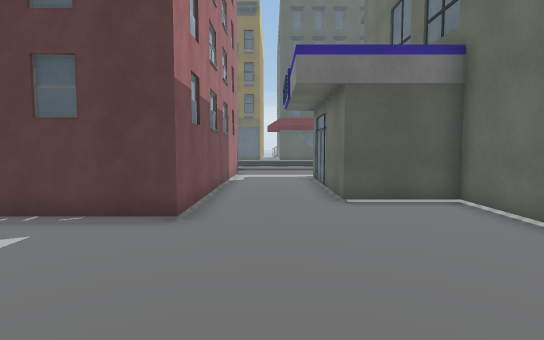
View 1 (above)

24 first-person views from a walk through a 3-D level made in the Unity game engine. The camera is 1.4 m above the floor, tilts 4° down and sees 80° across. The floor is counted in squares, 1 m on a side. Each view is taken from the middle of a square. On the plan, view 1 faces up. The plan holds only what a view shows up to about 15 squares ahead; the rest is blank. The place goes on beyond the plan. The player is left out. Some animated figures are left out. Door leaves are left out, so doorways stand open. Some surface patterns are stand-ins.

View 2
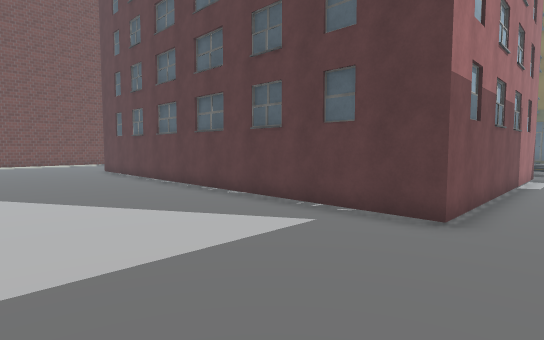

View 3
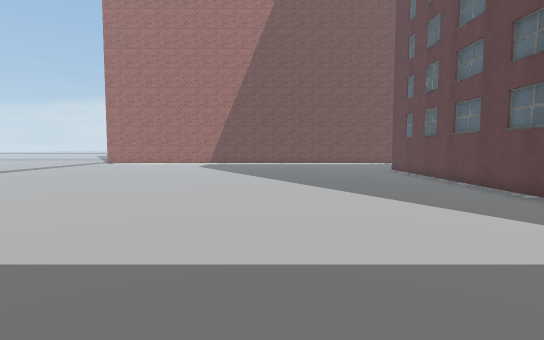

View 4
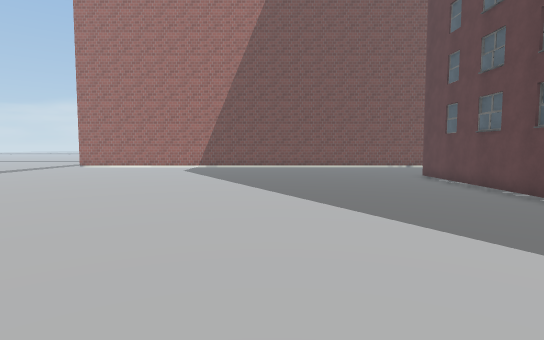

View 5
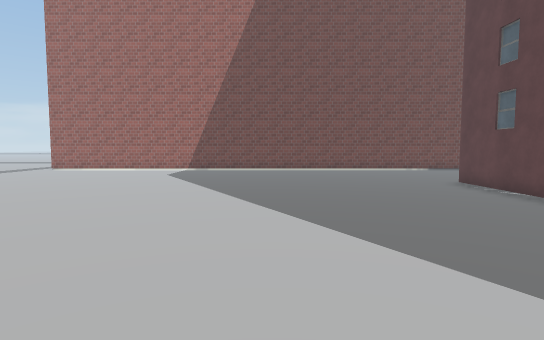

View 6
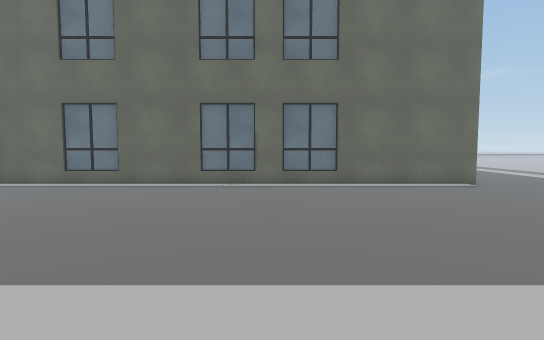

View 7
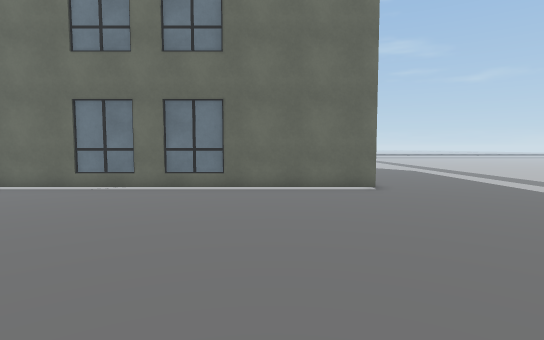

View 8
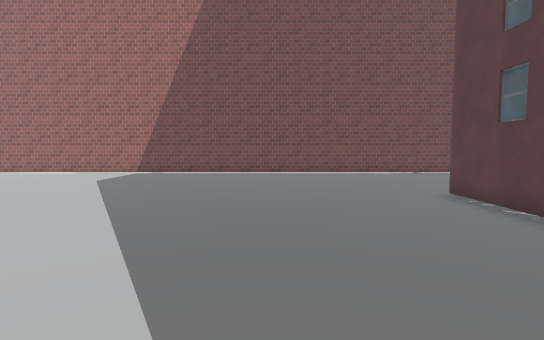

View 9
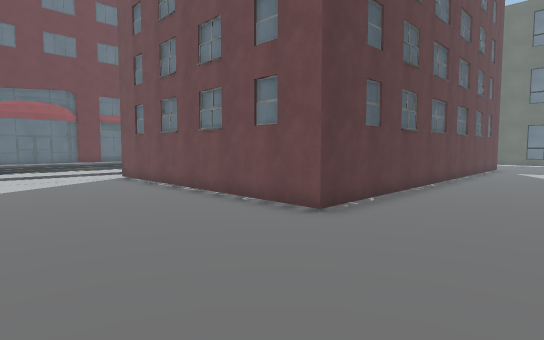

View 10
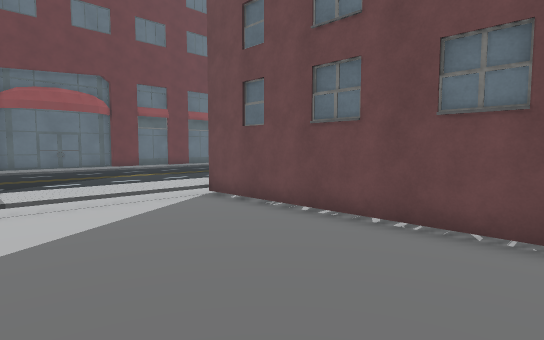

View 11
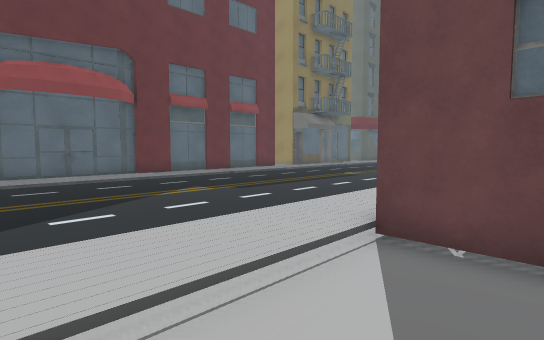

View 12
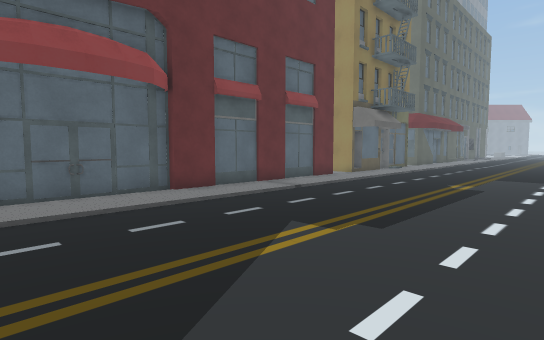

View 13
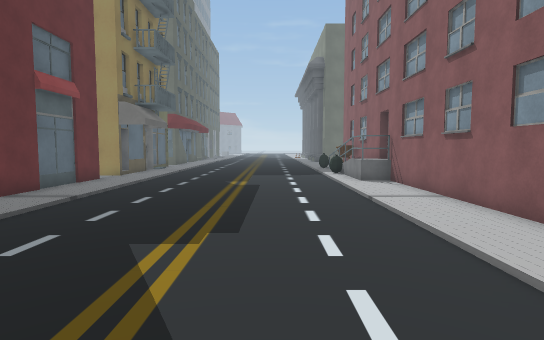

View 14
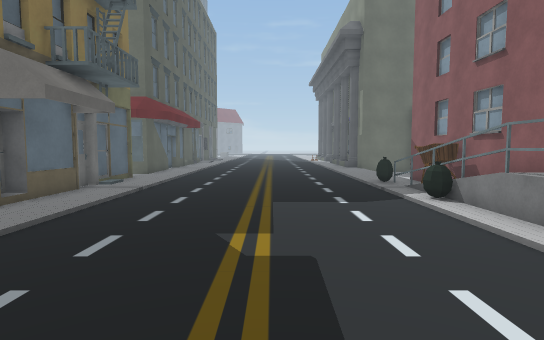

View 15
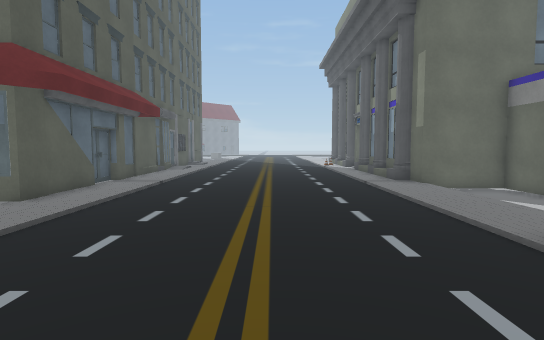

View 16
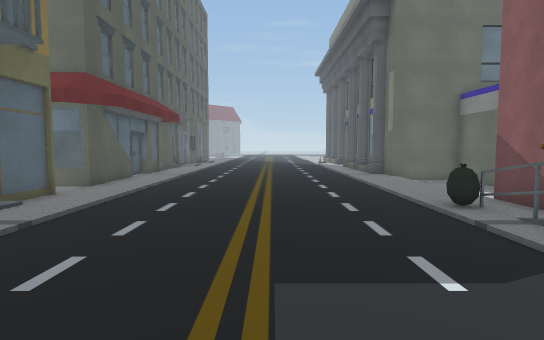

View 17
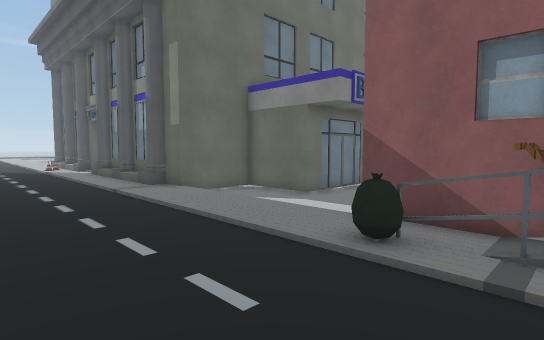

View 18
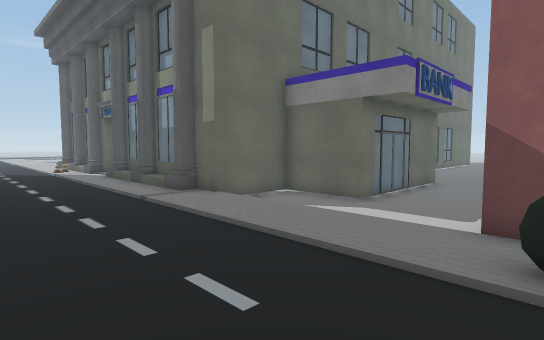

View 19
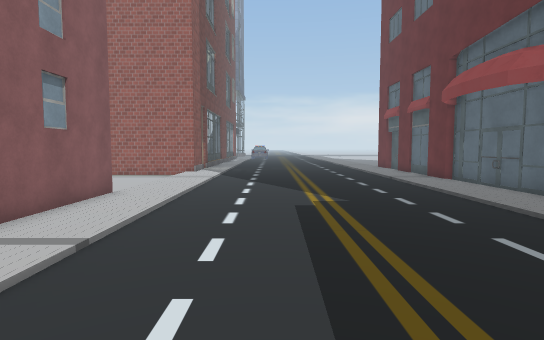

View 20
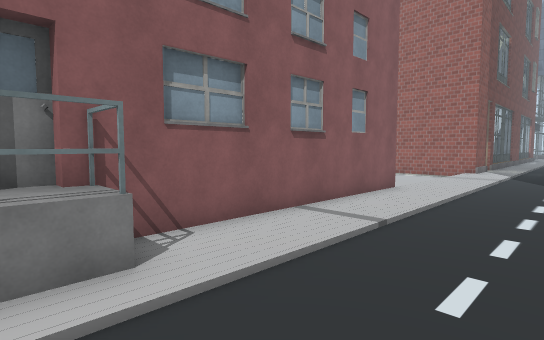

View 21
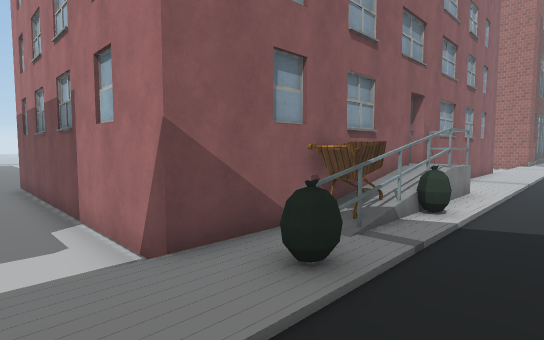

View 22
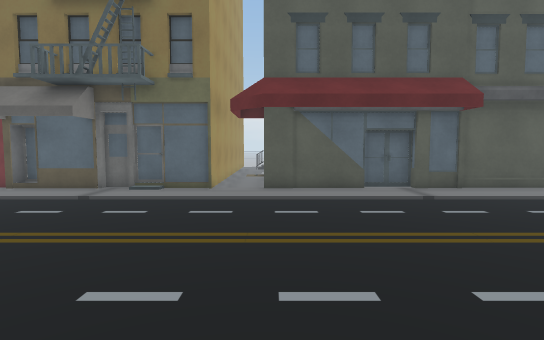

View 23
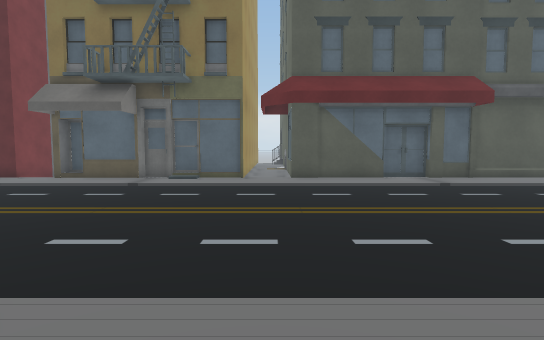

View 24
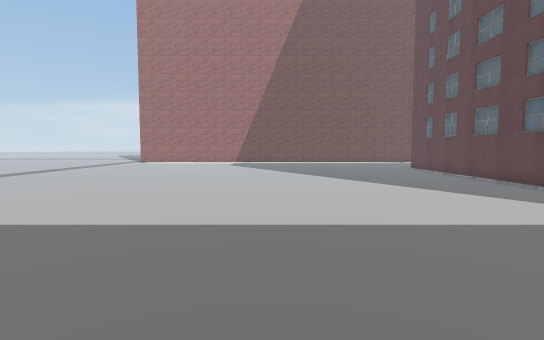

### Floor plan
Key: @ floor where view 1 was taken; # wall or solid block; . main floor; : floor 0.25 m higher than the main floor; / step, stairs or slope; O other object.
Columns run from 25 left of view 1 to 9 right of it. Each row starts with its distance up from view 1.
 30  #######       # ##     # #  ###
 29 ##::O::#########:####O###:##OOO####
 28 :::::::::::::::::::::::::::::::::::
 27 :::::::::::::::::::::::::::::::::::
 26 ::::::::::::::::::::::::::::::::::
 25 ::::::::::::::::::::::::::::::::::
 24 ::::::::::::::::::::::::::::::::::
 23 ::::::::::::::::::::::::::::::::::
 22 :::::::::::::::::::::::::::::::::::
 21 :::::::::::::::::::::::::::::::::::
 20 :::::::::::::::::::::::::::::::::::
 19 ::::::::::::::::::O:::O::::::::::::
 18 :::::::::::::::OOOOOOOO::::::::O//O
 17  .....##################......#####
 16 ......#                #......#
 15 ......#                #......#
 14 ......#                #...####
 13 ......#                #...#
 12 ......#                #...#
 11  .....#                #...#
 10  .....#                #...#
  9 ......#                #...#
  8 ......#                #...####
  7 ......#                #......#
  6 ......##################......#
  5 ..............................#
  4 ..............................#
  3 ..............................#
  2 ..............................#
  1 ..............................#
  0 .........................@....#
 -1 ..............................#
 -2 ..............................#
 -3 ..............................#
 -4 ..............................#
 -5 ..............................#
 -6 ..............................#
 -7 ..............................#
 -8 ..............................#
 -9 ..................... ........#
-10 ....................   ..........
-11    ................     .........

Where each view was taken, in squares from view 1:
view 1: 0 up, 0 right, facing up
view 2: 0 up, 0 right, facing up-left
view 3: 1 down, 0 right, facing left
view 4: 1 down, 4 left, facing left
view 5: 1 down, 7 left, facing left
view 6: 2 down, 7 left, facing right
view 7: 6 down, 6 left, facing right
view 8: 1 up, 10 left, facing left
view 9: 2 up, 25 left, facing up-right
view 10: 9 up, 25 left, facing up-right
view 11: 15 up, 24 left, facing up-right
view 12: 20 up, 23 left, facing up-right
view 13: 22 up, 23 left, facing right
view 14: 23 up, 15 left, facing right
view 15: 23 up, 7 left, facing right
view 16: 23 up, 10 left, facing right
view 17: 23 up, 5 left, facing down-right
view 18: 23 up, 3 left, facing down-right
view 19: 22 up, 10 left, facing left
view 20: 22 up, 9 left, facing down-left
view 21: 21 up, 0 right, facing down-left
view 22: 18 up, 1 right, facing up
view 23: 17 up, 0 right, facing up
view 24: 3 down, 2 right, facing left
